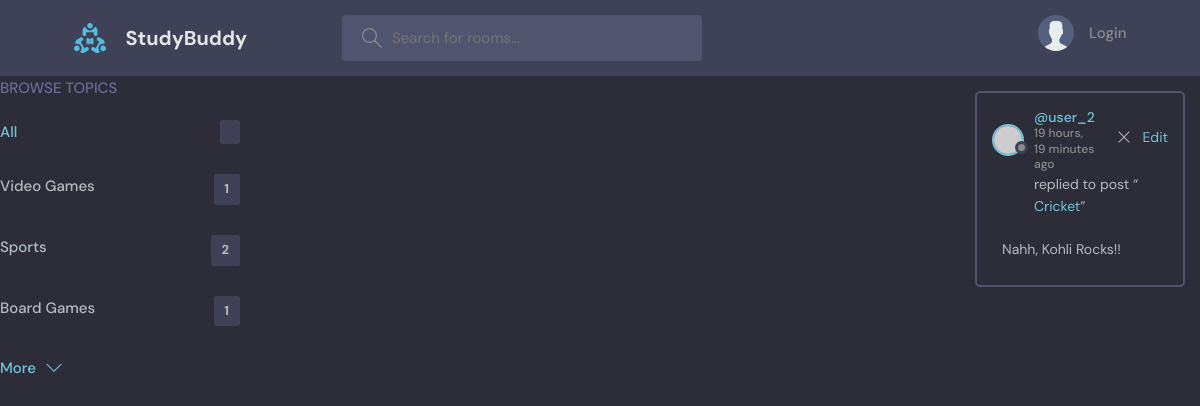
Page /user_profile/user_2/ on the earlier database version.
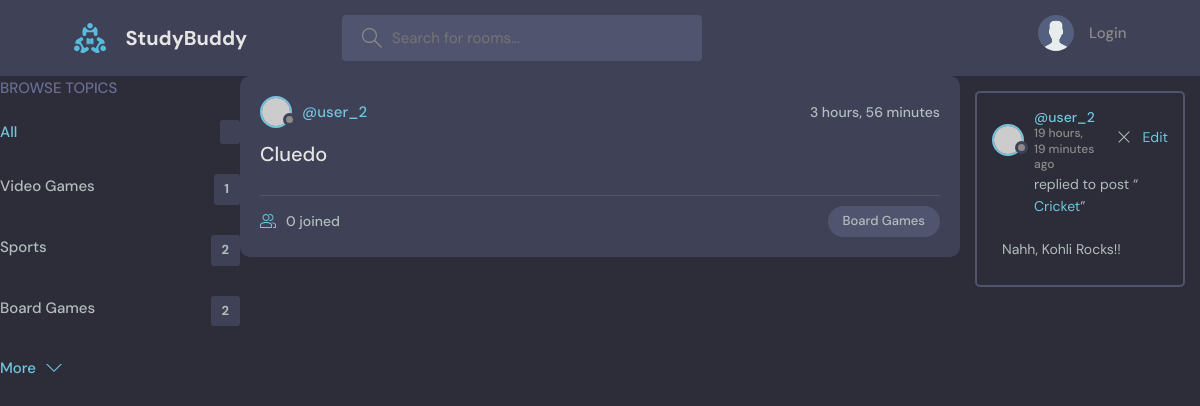
Same page on the later database version.
### base/models.py (models this page shows)
class Topic(models.Model):
    name = models.CharField(max_length=200)
    def __str__(self):
        return self.name

class Message(models.Model):
    user = models.ForeignKey(User, on_delete=models.CASCADE, default='amanssi')
    room = models.ForeignKey(Room, on_delete=models.CASCADE, )
    body = models.TextField()
    updated = models.DateTimeField(auto_now=True)
    created = models.DateTimeField(auto_now_add=True)
    def __str__(self):
        return self.body[:50]

class Room(models.Model):
    host = models.ForeignKey(User, on_delete=models.CASCADE, null=True)
    topic = models.ForeignKey(Topic, on_delete=models.CASCADE, null=True)
    name = models.CharField(max_length=200)
    description = models.TextField(null=True, blank=True)
    participants = models.ManyToManyField(User, related_name='participants', blank=True)
    updated = models.DateTimeField(auto_now=True)
    created = models.DateTimeField(auto_now_add=True)
    class Meta:
        ordering = ['-updated', '-created']
    def __str__(self):
        return self.name

### base/views.py (the view)
# urls.py: path('user_profile/<str:pk>/', views.userProfile, name="userProfile_name"),
def userProfile(request, pk):
    curUser=User.objects.get(username=pk)
    curUser_messages=curUser.message_set.all().order_by('-created')
    curUser_rooms=curUser.room_set.all()
    topics=Topic.objects.filter()
    context={'allMessages':curUser_messages, 'rooms':curUser_rooms, 'topics':topics}
    return render(request, 'base/user_profile.html', context)

### base/templates/base/user_profile.html (shortened to what this page needs)
{% extends 'main.html' %}
{% block content %}
<div class="profile-container">
    <div>
        {% include 'base/topicsComponent.html' %}
    </div>
    <div>
        {% include 'base/feedComponent.html' %}
    </div>
    <div>
        {% include 'base/activityComponent.html' %}
    </div>
</div>
{% endblock content %}

### base/templates/base/topicsComponent.html
<div class="topics">
    <div class="topics__header">
      <h2>Browse Topics</h2>
    </div>
    <ul class="topics__list">
      <li>
        <a href="{% url 'home_name' %}" class="active">All <span>{{rooms_count}}</span></a>
      </li>
      {% for topic in topics %}
      <li>
        <a href="{% url 'home_name' %}?query={{topic.name}}">{{topic.name}}<span>{{topic.room_set.all.count}}</span></a>
      </li>
      {% endfor %}
    </ul>
    <a class="btn btn--link" href="topics.html">
      More
      <svg version="1.1" xmlns="http://www.w3.org/2000/svg" width="32" height="32" viewBox="0 0 32 32">
        <title>chevron-down</title>
        <path d="M16 21l-13-13h-3l16 16 16-16h-3l-13 13z"></path>
      </svg>
    </a>
  </div>

### base/templates/base/feedComponent.html (shortened to what this page needs)
{% for room in rooms %}
<div class="roomListRoom">
    <div class="roomListRoom__header">
    <a href="{% url 'userProfile_name' room.host.username %}" class="roomListRoom__author">
        <div class="avatar avatar--small">
        <img src="https://randomuser.me/api/portraits/women/11.jpg" />
        </div>
        <span>@{{room.host.username}}</span>
    </a>
    <div class="roomListRoom__actions">
        <span>{{room.created|timesince}}</span>
    </div>
    </div>
    <div class="roomListRoom__content">
    <a href="{% url 'room_name' room.id %}">{{room.name}}</a>
    </div>
    <div class="roomListRoom__meta">
    <a href="{% url 'room_name' room.id %}" class="roomListRoom__joined">
        {{room.participants.count}} joined
    </a>
    <p class="roomListRoom__topic">{{room.topic}}</p>
    </div>
</div>
{% endfor %}

### base/templates/base/activityComponent.html
{% for message in allMessages %}
<div class="activities__box">
    <div class="activities__boxHeader roomListRoom__header">
      <a href="{% url 'userProfile_name' message.user.username %}" class="roomListRoom__author">
        <div class="avatar avatar--small">
          <img src="https://randomuser.me/api/portraits/women/11.jpg" />
        </div>
        <p>
          @{{message.user}}
          <span>{{message.created|timesince}} ago</span>
        </p>
      </a>
      <div class="roomListRoom__actions">
        <a href="{% url 'delete-message_name' message.id %}">
          <svg version="1.1" xmlns="http://www.w3.org/2000/svg" width="32" height="32" viewBox="0 0 32 32">
            <title>Remove</title>
            <path
              d="M27.314 6.019l-1.333-1.333-9.98 9.981-9.981-9.981-1.333 1.333 9.981 9.981-9.981 9.98 1.333 1.333 9.981-9.98 9.98 9.98 1.333-1.333-9.98-9.98 9.98-9.981z"
            ></path>
          </svg>
        </a>
        <a href="{% url 'edit-message_name' message.id %}"> <p>Edit</p> </a>
      </div>
    </div>
    <div class="activities__boxContent">
      <p>replied to post “<a href="{% url 'room_name' message.room.id %}">{{message.room}}</a>”</p>
      <div class="activities__boxRoomContent">
        {{message}}
      </div>
    </div>
  </div>
{% endfor %}

Differences in the rows shown:
computed for Topic "Board Games": room_set.all.count "1" → "2"
added Room: host.username "user_2", created "3 hours, 56 minutes", name "Cluedo", participants.count "0", topic "Board Games"
